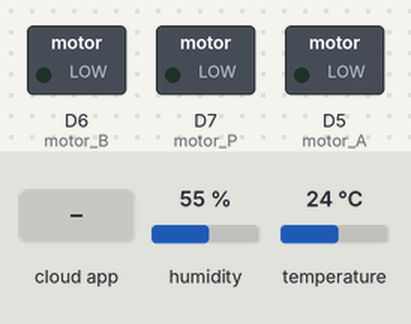
Bench run of a sketch on a simulated ESP8266 (NodeMCU). On the bench: switched loads named in the sketch (green lamp = pin HIGH). Inputs (shaded band) come from the test bench; at power-on: humidity 55 %, temperature 24 °C. WiFi joins after 1.5 s; servers stay silent unless stated; the Firebase database answers and starts empty; what the sketch prints to the serial monitor is not drawn.

Above: at 2.7 s.
2.8 s: the phone or cloud app sets PowerValue to 1
At 4.6 s:
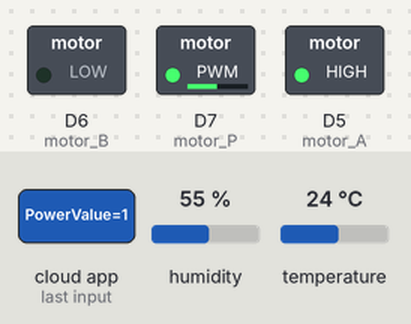
5.2 s: the phone or cloud app sets ForceValue to 1
At 6.8 s:
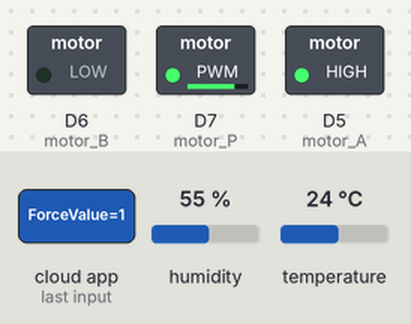
7.1 s: the phone or cloud app sets PowerValue to 0
At 8.1 s:
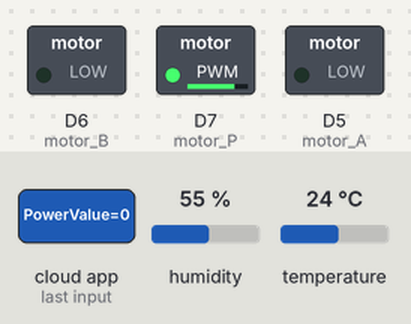
Timing chart, 0 to 10.1 s (numbered marks = the images above; inputs shaded):
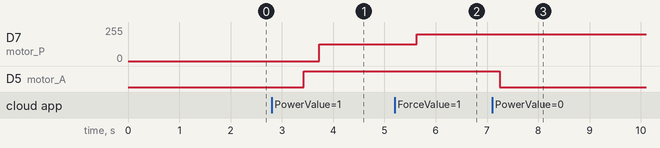

Measured:
- after the input at 2.8 s, D7 (motor_P): 0/255 → 124/255 after 0.93 s; D5 (motor_A): LOW → HIGH after 0.63 s
- after the input at 5.2 s, D7 (motor_P): 124/255 → 199/255 after 0.43 s
- after the input at 7.1 s, D5 (motor_A): HIGH → LOW after 0.15 s

The sketch:

moas_airconditioner_nodemcu.ino
```cpp
#include <ESP8266WiFi.h>
#include <FirebaseESP8266.h>
#include <DHT.h>
#define WIFI_SSID "MoASAoM"
#define WIFI_PASSWORD "moasdamoas"
#define FIREBASE_HOST "nodemcutest-756bb-default-rtdb.firebaseio.com/"
#define FIREBASE_AUTH "TZi57cOdFMbRWmHewGGWbLPteX1WFXnw8zl778t1"

#define motor_A D5
#define motor_B D6
#define motor_P D7
DHT dht(D1, DHT11);
//Define FirebaseESP8266 data object
FirebaseData fbdo;

FirebaseJson json;

void printResult(FirebaseData &data);

void setup(){
  Serial.begin(115200);

  WiFi.begin(WIFI_SSID, WIFI_PASSWORD);
  Serial.print("Connecting to Wi-Fi");
  while (WiFi.status() != WL_CONNECTED){
    Serial.print(".");
    delay(300);
  }
  Serial.println();
  Serial.print("Connected with IP: ");
  Serial.println(WiFi.localIP());
  Serial.println();

  Firebase.begin(FIREBASE_HOST, FIREBASE_AUTH);
  Firebase.reconnectWiFi(true);

  //대용량 데이터로 작업하려는 경우 WiFi/tx 버퍼의 크기를 설정합니다.
  fbdo.setBSSLBufferSize(1024, 1024);

  //대용량 데이터로 작업하려는 경우 HTTP 응답 버퍼의 크기를 설정합니다.
  fbdo.setResponseSize(1024);

  //데이터베이스 읽기 제한 시간을 1분으로 설정(최대 15분)
  Firebase.setReadTimeout(fbdo, 1000 * 60);

  //크기 및 쓰기 시간 제한 (예: tiny (1초), small (10초), medium (30초), large (60초), unlimited(무제한))
  Firebase.setwriteSizeLimit(fbdo, "tiny");

  //선택사항, 데이터베이스에 저장할 float 및 double data의 소수 자릿수를 설정합니다.
  Firebase.setFloatDigits(2);
  Firebase.setDoubleDigits(6);
  //------------------------------------------------------------------------------핀 모드 설정------------------------------------------------------------------------------//
  pinMode(motor_A,OUTPUT);
  pinMode(motor_B,OUTPUT);
  pinMode(motor_P,OUTPUT);
  digitalWrite(motor_B,LOW);
  dht.begin();
}

void loop(){
  if (Firebase.getInt(fbdo, "/Airconditioner/Control/PowerValue")){
    int positionValue = fbdo.intData();
    switch(positionValue){
      case 0:
        Firebase.setString(fbdo,"/Airconditioner/Control/Power","OFF");
        digitalWrite(motor_A,LOW);
        break;
      case 1:
        Firebase.setString(fbdo,"/Airconditioner/Control/Power","ON");
        digitalWrite(motor_A,HIGH);
        if (Firebase.getInt(fbdo, "/Airconditioner/Control/ForceValue")){
          int forceValue = fbdo.intData();
          switch(forceValue){
            case 0:
              Firebase.setString(fbdo,"/Airconditioner/Control/Force","하");
              analogWrite(motor_P,500);
              break;
            case 1:
              Firebase.setString(fbdo,"/Airconditioner/Control/Force","중");
              analogWrite(motor_P,800);
              break;
            case 2:
              Firebase.setString(fbdo,"/Airconditioner/Control/Force","상");
              analogWrite(motor_P,1024);
              break;
              }
            }
         else{
          Serial.println(fbdo.errorReason());
          }
          break;
       }
    }
 else{
  Serial.println(fbdo.errorReason());
  }
  TempHumi();
}

void TempHumi(){
  int temp = dht.readTemperature();       // 습도값을 temp에 저장
  int humi = dht.readHumidity();   // 온도값을 humi에 저장
  Firebase.setInt(fbdo,"/Airconditioner/TempHumi/t",temp);
  Firebase.setInt(fbdo,"/Airconditioner/TempHumi/h",humi);
  delay(1000);
}
```
